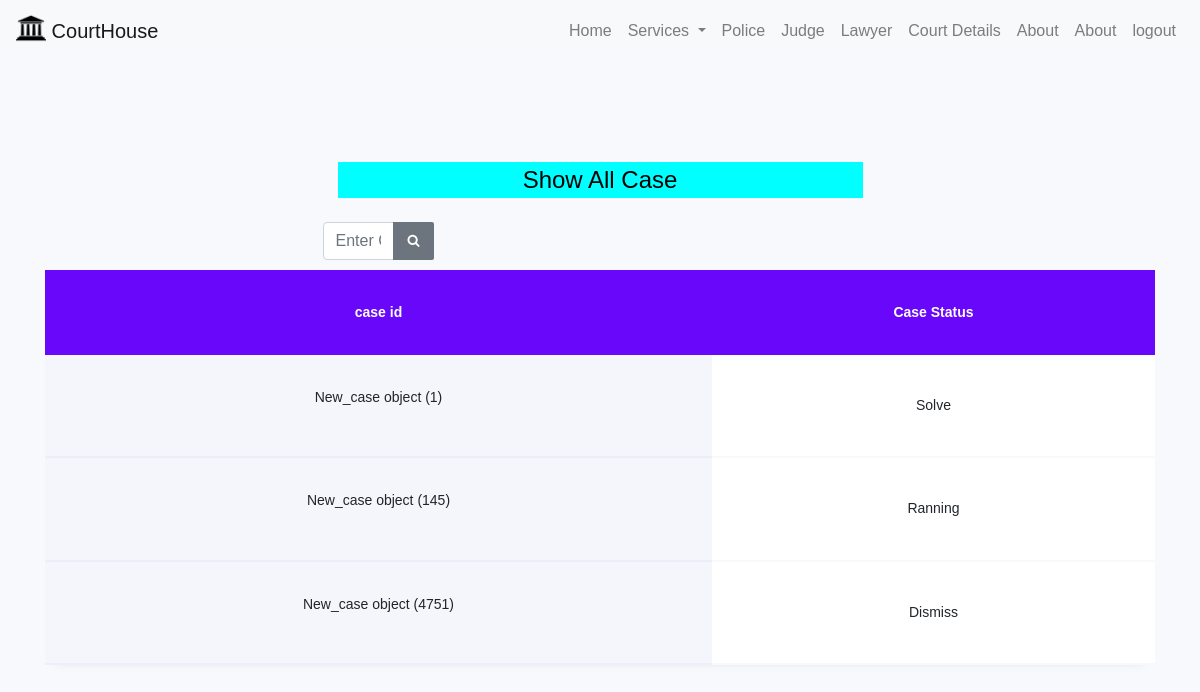
/case/status/, run on the app's committed database.
### Ncase/models.py (models this page shows)
class New_case(models.Model):
    case_id=models.IntegerField(primary_key=True,auto_created=(00))
    case_name  = models.CharField(max_length=50)
    prose_name  = models.CharField(max_length=50)
    def_name = models.CharField(max_length=50)
    case_date = models.DateField()

### case/models.py (models this page shows, shortened)
class Status(models.Model):
    case_id = models.ForeignKey(New_case, on_delete=models.CASCADE)
    status = models.CharField(choices=case_status,max_length=50)

### case/views.py (the view)
def case_status(request):
            status_data = Status.objects.all()
            case_list =[]
            for x in status_data:
                case_id= x.case_id
                status = x.status
                temp={
                    "case_id" : case_id,
                    "status" :status,
                }
                case_list.append(temp)
            context = {
                'case_details':case_list,
            }
            return render(request, "status.html", context=context)

### templates/status.html
{%extends 'Base.html' %}
{%load static %}
{%block content %}
	<section class="ftco-section">
		<div class="container">
			<div class="row">
				<div class="col-md-12">
                        <div class="main" style="margin-bottom: 10px">
                                     <div class="col-md-12">
                                         <h4 style="background: cyan" class="text-center mb-4">Show All Case </h4>
                                     </div>
                                  <div class="input-group" style="width: 20%">
                                    <input type="text" class="form-control" placeholder="Enter Case Id ">
                                    <div class="input-group-append">
                                      <button class="btn btn-secondary" type="button">
                                        <i class="fa fa-search"></i>
                                      </button>
                                    </div>
                                  </div>
                          </div>
                        <div class="table-wrap">
						<table class="table">
					    <thead class="thead-primary">
					      <tr>
                              <th> case id</th>
                              <th>Case Status </th>
					      </tr>
					    </thead>
					    <tbody>
					     {% for data in case_details %}
                            <tr>
                                      <td>
                                          <p> {{data.case_id  }}</p>
                                      </td>
                                    <td>{{ data.status }}</td>
                             </tr>
                            {% endfor %}
					    </tbody>
					  </table>
					</div>
				</div>
			</div>
		</div>
	</section>
{%endblock %}

### data on the page
New_case: case_id "New_case object (1)", status "Solve"
New_case: case_id "New_case object (145)", status "Ranning"
New_case: case_id "New_case object (4751)", status "Dismiss"
